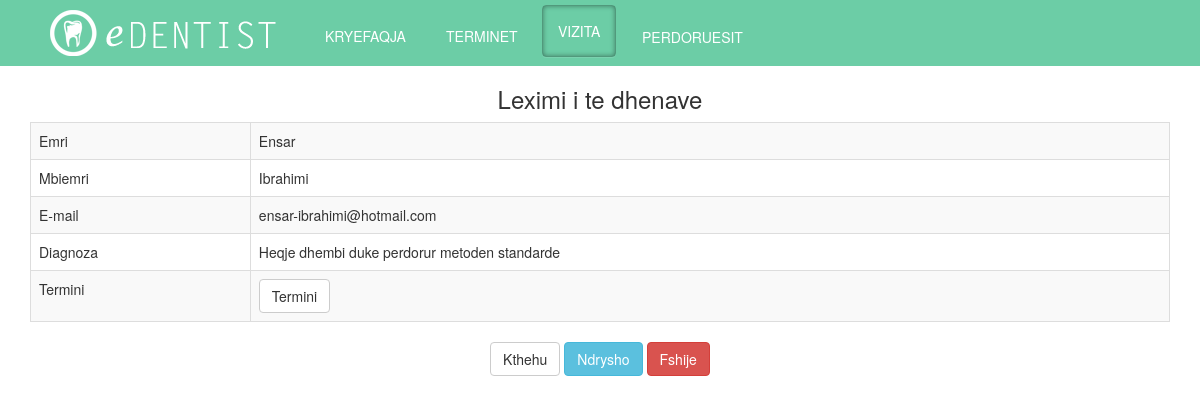
Page /admin/CRUDv/read.php?id=1 (signed in) on the committed database.
### tables this page shows
CREATE TABLE `user` (
  `user_id` int(11) NOT NULL,
  `username` varchar(100) NOT NULL,
  `password` varchar(100) NOT NULL,
  `name` varchar(100) NOT NULL,
  `surname` varchar(100) NOT NULL,
  `email` varchar(100) NOT NULL,
  `admin` tinyint(1) NOT NULL
);

CREATE TABLE `vizita` (
  `id_historiku` int(11) NOT NULL,
  `diagnose` text NOT NULL,
  `termin_id` int(11) NOT NULL
);

### admin/CRUDv/read.php (the view, shortened to what this page needs)
<?php
if(!isset($_SESSION['logged_in']))
 {
     $message = "Nuk keni akses.";
     echo "<script type='text/javascript'>alert('$message');</script>" ;
      header("refresh:0 url=../index.php");
 }
 else if($_SESSION['mof'] == 0)
 {
      $message = "Nuk keni akses.";
     echo "<script type='text/javascript'>alert('$message');</script>" ;
      header("refresh:0 url=../index.php");
 }
 else{
 $Tname = null;
 $Tsurname = null;
 $Temail = null;
 $Tdiagnoza = null;
 $Ttermini = null;
 $id= null;
    if ( !empty($_GET['id'])) {
        $id = $_REQUEST['id'];
    }
    if ( null==$id ) {
       $message = "Te dhenat nuk u gjeten.";
                        echo "<script type='text/javascript'>alert('$message');</script>" ;
        header("refresh:0 url=../index.php");
    } else {
$selektimi = "SELECT u.name, u.surname, u.email, t.id_termini, v.diagnose FROM user AS u INNER JOIN termini as T INNER JOIN vizita AS v ON t.id_users=u.user_id AND t.id_termini=v.termin_id WHERE v.id_historiku='".$id."'";
		$result = mysql_query($selektimi) or die ('invalid query:'. mysql_error());
                       while($row = mysql_fetch_array($result))
		{
			list( $name, $surname,  $email, $termini_id,  $diagnoza )=$row;
                        $Tname = $name;
                        $Tsurname = $surname;
                        $Ttermini = $termini_id;
                        $Tdiagnoza = $diagnoza;
                        $Temail = $email;
                }
    }
?>
<!DOCTYPE html>
<html>
    <head>
	<link rel="stylesheet" type="text/css" href="../../css/mystyle.css">
	<link rel="stylesheet" type="text/css" href="../../css/hover.css">
    <link href="../../css/bootstrap.min.css" rel="stylesheet">
     <link rel="stylesheet" href="//code.jquery.com/ui/1.12.1/themes/base/jquery-ui.css">
    </head>
    <body>
    <div class = "navbar navbar-inverse navbar-fixed-top" id="header" >
        <div class = "container">
            <div class="collapse navbar-collapse" id="navbar-collapse">
                <ul class ="nav navbar-nav">
                    <li><a href="../index.php" id="logo"></a></li>
                    <li><a href="../index.php" class="hvr-underline-from-left" id="links">KRYEFAQJA</a></li>
                    <li><a href="../?admin=terminet" class="hvr-underline-from-left"id="links"> TERMINET</a></li>
                     <li><a href="../?admin=vizita" class="hvr-underline-from-left"id="active">VIZITA </a></li>
                    <li><a href="../?admin=userat" class="hvr-underline-from-left"id="links">PERDORUESIT </a></li>
                 </ul>
             </div>
        </div>
    </div>
    <div class ="container" id="content" align="center">
                <div class="span10 offset1">
                    <div class="row">
                        <h3>Leximi i te dhenave</h3>
                    </div>
                         <table class="table table-striped table-bordered">
        <tbody>
            <tr>
                <td>Emri</td>
                <td><?php echo $Tname ?></td>
            </tr>
            <tr>
                <td>Mbiemri</td>
                <td><?php echo $Tsurname ?></td>
            </tr>
            <tr>
                <td>E-mail</td>
                <td><?php echo $Temail ?></td>
            </tr>
            <tr>
                <td>Diagnoza</td>
                <td><?php echo $Tdiagnoza ?></td>
            </tr>
            <tr>
                <td>Termini</td>
                <td><a class="btn btn-default" href="CRUD/read.php?id='<?php $Ttermini ?>" >Termini</a></td>
            </tr>
        </tbody>
    </table>
                     <div class='row'>
                            <a href="../?admin=vizita" class="btn btn-default">Kthehu</a>
                            <a class="btn btn-info   "href="update.php?id=<?php echo $id ?>">Ndrysho</a>
                        <a class="btn btn-danger" href="delete.php?id=<?php echo $id ?>" >Fshije</a></td>
                </div>
                    </div>
                </div>
  </body>
 <?php }

### css/mystyle.css (style rules this page uses)
html { margin: 0px; }
#header { margin: 0px; }
body { color: #666666; margin : 0px; font-family:"Letter Gothic Bold", Letter Gothic, sans-serif; background-color: #CCCCCC; }
#header #links, #links:hover { color:#FFFFFF; background-color:#6ccda6; margin-left: 10px; }
#logo { position: relative; display: inline; background-image: url("../images/logo.png"); width: 250px; height: 60px; float: left; padding: 0px; margin:0px 0px 0px 20px; }
#links { margin:5% 0px 0px 10%; }
#header #active { background: none; box-shadow: inset 0 0 5px rgba(0,0,0, 0.4), rgba(255,255,255,0.1) 0 1px 0; border-radius: 4px; border: 1px solid rgba(0,0,0,0.25); color: #fff; margin-left: 10px; }

### rows in the picture
user: name "Ensar", surname "Ibrahimi", email "ensar-ibrahimi@hotmail.com", vizita.diagnose "Heqje dhembi duke perdorur metoden standarde"
